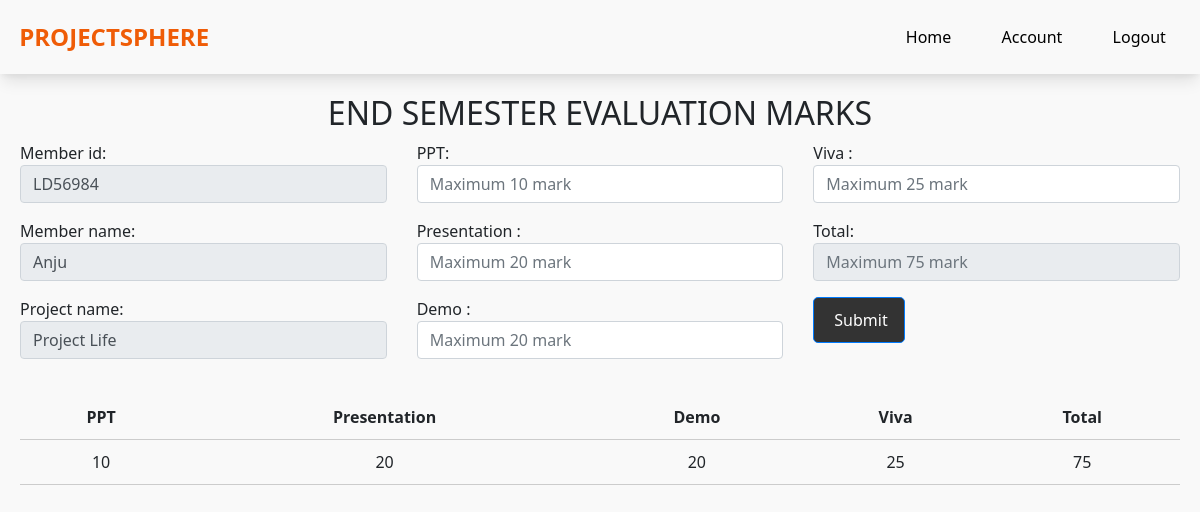
Screenshot of /review_ese/1/Anju/LD56984 with the database file from the repository.
### app/models.py (models this page shows)
class RegisterProject(models.Model):
	user = models.ForeignKey(User, on_delete=models.CASCADE)
	student = models.ForeignKey(StudentReg, on_delete=models.CASCADE)
	teamName = models.CharField(max_length=128)
	projectTitle = models.CharField(max_length=128)
	teamHeadName = models.CharField(max_length=128)
	teamHeadId = models.CharField(max_length=128)
	username = models.CharField(max_length=128)
	teamMember1 = models.CharField(max_length=128)
	teamMember2 = models.CharField(max_length=128)
	teamMember3 = models.CharField(max_length=128)
	teamMember1Id = models.CharField(max_length=128)
	teamMember2Id = models.CharField(max_length=128)
	teamMember3Id = models.CharField(max_length=128)
	assign = models.CharField(max_length=128,null=True)
	guide = models.ForeignKey(GuideReg, on_delete=models.CASCADE,null=True)

class EndSemEval(models.Model):
	ppt=models.IntegerField()
	presentation=models.IntegerField()
	demo=models.IntegerField()
	viva=models.IntegerField()
	total=models.IntegerField()
	project = models.ForeignKey(RegisterProject, on_delete=models.CASCADE)
	projectTitle = models.CharField(max_length=128)
	Name = models.CharField(max_length=128)
	memberId = models.CharField(max_length=128)

### app/views.py (the view, shortened to what this page needs)
# urls.py: path('review_ese/<str:pk>/<str:pk1>/<str:pk2>',views.review_ese,name='review_ese'),
def review_ese(request,pk,pk1,pk2):
    hi = RegisterProject.objects.get(id = pk)
    tab_val = EndSemEval.objects.filter(memberId = pk2)
    context = {
        'key':hi,
        'member_name':pk1,
        'member_id':pk2,
        'tab_val':tab_val
    }
    return render(request,'coordinator/review_ese.html',context)

### app/templates/coordinator/review_ese.html (shortened to what this page needs)
{% load static %}
<!DOCTYPE html>
<html lang="en">
<head>
    <link rel="stylesheet" href="https://stackpath.bootstrapcdn.com/bootstrap/4.5.2/css/bootstrap.min.css">
    <link rel="stylesheet" href="{% static 'css/home.css' %}">
</head>
<body>
    <nav class="navbar">
        <div class="logo">
            <a href="#">PROJECTSPHERE</a>
        </div>
        <ul class="nav-links">
            <li><a href="coordinator_home">Home</a></li>
            <li><a href="#">Account</a></li>
            <li><a href="logout_view">Logout</a></li>
        </ul>
    </nav>
    <div class="container">
        <form action="" method="post">
            <h2 class="text-center">END SEMESTER EVALUATION MARKS</h2>
            <div class="row">
                <div class="col-md-4">
                    <div class="form-group">
                        Member id: <input type="text" class="form-control" name="member_id" value="{{member_id}}" disabled required>
                    </div>
                    <div class="form-group">
                        Member name: <input type="text" class="form-control" name="member_name" value="{{member_name}}" disabled required>
                    </div>
                    <div class="form-group">
                        Project name: <input type="text" class="form-control" name="project_name" value="{{key.projectTitle}}" disabled required>
                    </div>
                </div>
                 <div class="col-md-4">
                    <div class="form-group">
                        PPT:  <input type="number" class="form-control" name="ppt" id="ppt" placeholder="Maximum 10 mark" required>
                    </div>
                    <div class="form-group">
                        Presentation :  <input type="number" class="form-control" name="presentation" id="presentation" placeholder="Maximum 20 mark" required>
                    </div>
                    <div class="form-group">
                        Demo :  <input type="number" class="form-control" name="demo" id="demo" placeholder="Maximum 20 mark" required>
                    </div>
                </div>
                    <div class="col-md-4">
                        <div class="form-group">
                            Viva :  <input type="number" class="form-control" name="viva" id="viva" placeholder="Maximum 25 mark" required>
                        </div>
                        <div class="form-group">
                            Total:  <input type="number" class="form-control" name="total" id="total" placeholder="Maximum 75 mark" required readonly>
                        </div>
                    <div class="form-group" >
                        <input type="submit" class="btn btn-primary col-3" value="Submit">
                   </div>
                </div>
            </div>
        </form>
        <table>
            <tr>
                <th>PPT</th>
                <th>Presentation</th>
                <th>Demo</th>
                <th>Viva</th>
                <th>Total</th>
            </tr>
            {% for i in tab_val%}
            <tr>
                <td>{{i.ppt}}</td>
                <td>{{i.presentation}}</td>
                <td>{{i.demo}}</td>
                <td>{{i.viva}}</td>
                <td>{{i.total}}</td>
            </tr>
            {% endfor %}
        </table>
    </div>
</body>
</html>

### app/static/css/home.css (style rules this page uses)
body { margin: 0; font-family: Arial, sans-serif; }
a { text-decoration: none; color: #fff; }
.navbar { display: flex; justify-content: space-between; align-items: center; color: black; padding: 1.2rem; box-shadow: rgba(0, 0, 0, 0.1) 0px 10px 15px -3px, rgba(0, 0, 0, 0.05) 0px 4px 6px -2px; }
.navbar .logo a { color: #ef5c07; text-decoration: none; font-size: 1.5rem; font-weight: bold; }
.nav-links { list-style-type: none; margin: 0; padding: 0; display: flex; gap: 2.2rem; }
.nav-links li { margin-right: 15px; }
.nav-links li a { color: black; text-decoration: none; transition: color 0.3s ease; }
body { margin: 0; font-family: Arial, sans-serif; background-color: #f9f9f9; }
.btn { display: inline-block; padding: 10px 20px; background-color: #333; color: #fff; text-decoration: none; border-radius: 5px; transition: background-color 0.3s ease; }
body { margin: 0; font-family: 'Segoe UI', sans-serif; background-color: #f9f9f9; }
.container { max-width: 1200px; margin: 20px auto; padding: 0 20px; }

### app/templates/coordinator/review_ese.html (style rules this page uses)
body { font-family: Arial, sans-serif; margin: 0; padding: 0; }
.container { max-width: 800px; margin: 50px auto; }
table { width: 100%; border-collapse: collapse; margin-top: 20px; }
th, td { padding: 10px; text-align: center; border-bottom: 1px solid #ccc; }
th { font-weight: bold; }
body { margin: 0; font-family: Arial, sans-serif; }
a { text-decoration: none; color: #fff; }
.navbar { display: flex; justify-content: space-between; align-items: center; color: black; padding: 1.2rem; box-shadow: rgba(0, 0, 0, 0.1) 0px 10px 15px -3px, rgba(0, 0, 0, 0.05) 0px 4px 6px -2px; }
.navbar .logo a { color: #ef5c07; text-decoration: none; font-size: 1.5rem; font-weight: bold; }
.nav-links { list-style-type: none; margin: 0; padding: 0; display: flex; gap: 2.2rem; }
.nav-links li { margin-right: 15px; }
.nav-links li a { color: black; text-decoration: none; transition: color 0.3s ease; }
body { margin: 0; font-family: Arial, sans-serif; background-color: #f9f9f9; }
.btn { display: inline-block; padding: 10px 20px; background-color: #333; color: #fff; text-decoration: none; border-radius: 5px; transition: background-color 0.3s ease; }
body { margin: 0; font-family: 'Segoe UI', sans-serif; background-color: #f9f9f9; }
.container { max-width: 1200px; margin: 20px auto; padding: 0 20px; }

### rows the page displays
RegisterProject: project_name "Project Life"
EndSemEval: ppt "10", presentation "20", demo "20", viva "25", total "75"
